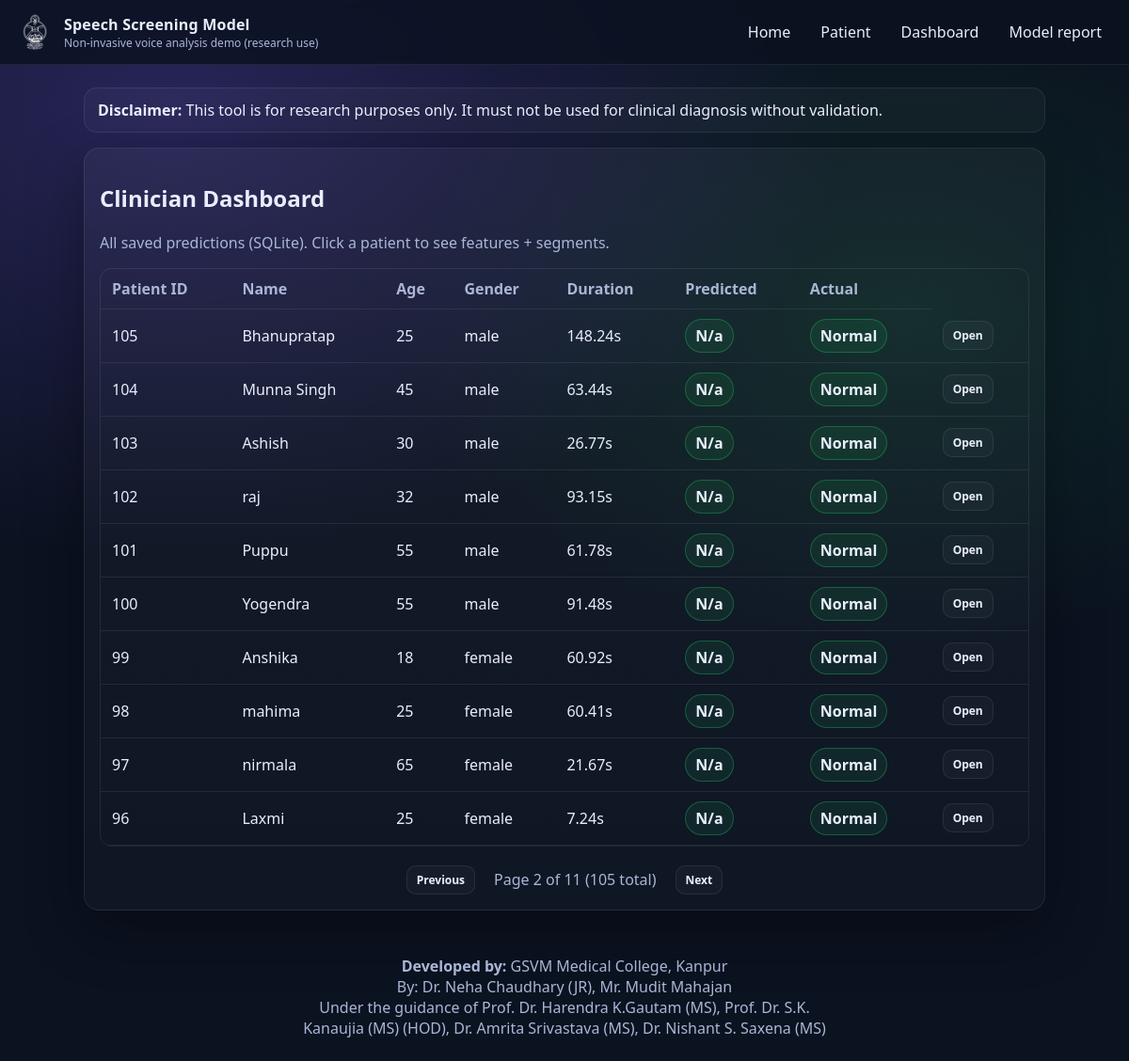
The app's page /dashboard?page=2 with its own data.
### app/models_db.py (models this page shows)
class Patients(SQLModel, table=True):
    id: Optional[int] = Field(default=None, primary_key = True)
    name: str
    age: int
    gender: str  # "male" / "female"
    created_at: datetime = Field(default_factory=datetime.now)
    audio_path: str
    duration_sec: float
    actual_label: Optional[str] = None
    predicted_label: Optional[str] = None
    predicted_proba_json: Optional[str] = None
    segments: list["SegmentPredictions"] = Relationship(back_populates = "patient")

### app/main.py (the view)
@app.get("/dashboard", response_class=HTMLResponse)
def dashboard(request: Request, page: int = 1, session: Session = Depends(get_session)):
    per_page = 10
    offset = (page - 1) * per_page
    total_count = session.exec(select(Patients)).all()
    total_pages = (len(total_count) + per_page - 1) // per_page
    rows = session.exec(
        select(Patients)
        .order_by(Patients.created_at.desc())
        .offset(offset)
        .limit(per_page)
        ).all()
    label_map = {
        "0": "Benign",
        "1": "Malignant",
        "2": "Normal",
    }
    mapped_rows = []
    for row in rows:
        predicted_label_display = label_map.get(
            row.predicted_label,
            row.predicted_label.capitalize() if row.predicted_label else 'N/A'
        )
        if predicted_label_display not in label_map:
            predicted_label_display = predicted_label_display.capitalize()
        actual_display = None
        if row.actual_label:
            actual_display = label_map.get(row.actual_label, row.actual_label.capitalize())
        mapped_rows.append({
            "id": row.id,
            "name": row.name,
            "age": row.age,
            "gender": row.gender,
            "duration_sec": row.duration_sec,
            "predicted_label": predicted_label_display,
            "actual_label": actual_display,
        })
    return templates.TemplateResponse("dashboard.html",
        {
            "request": request,
            "rows": mapped_rows,
            "page": page,
            "total_pages": total_pages,
            "total_count": len(total_count),
        },
    )

### app/templates/dashboard.html
{% extends "base.html" %}
{% block content %}
<section class="card">
  <h2>Clinician Dashboard</h2>
  <p class="muted">All saved predictions (SQLite). Click a patient to see features + segments.</p>
  <div class="tableWrap">
    <table class="table">
      <thead>
        <tr>
          <th>Patient ID</th><th>Name</th><th>Age</th><th>Gender</th><th>Duration</th><th>Predicted</th><th>Actual</th>
        </tr>
      </thead>
      <tbody>
      {% for r in rows %}
        <tr>
          <td>{{ r.id }}</td>
          <td>{{ r.name }}</td>
          <td>{{ r.age }}</td>
          <td>{{ r.gender }}</td>
          <td>{{ "%.2f"|format(r.duration_sec) }}s</td>
          <td><span class="tag">{{ r.predicted_label }}</span></td>
          <td>
            {% if r.actual_label %}
              <span class="tag">{{ r.actual_label }}</span>
            {% else %}
              <span class="tag" style="opacity: 0.5;">Not Set</span>
            {% endif %}
          </td>
          <td><a class="btn small" href="/dashboard/patient/{{ r.id }}">Open</a></td>
        </tr>
      {% endfor %}
      </tbody>
    </table>
  </div>
  {% if total_pages > 1 %}
  <div style="margin-top: 20px; display: flex; justify-content: center; align-items: center; gap: 10px;">
    {% if page > 1 %}
      <a href="/dashboard?page={{ page - 1 }}" class="btn small">Previous</a>
    {% else %}
      <span class="btn small" style="opacity: 0.5; cursor: not-allowed;">Previous</span>
    {% endif %}
    <span class="muted" style="padding: 0 10px;">
      Page {{ page }} of {{ total_pages }} ({{ total_count }} total)
    </span>
    {% if page < total_pages %}
      <a href="/dashboard?page={{ page + 1 }}" class="btn small">Next</a>
    {% else %}
      <span class="btn small" style="opacity: 0.5; cursor: not-allowed;">Next</span>
    {% endif %}
  </div>
  {% endif %}
</section>
{% endblock %}

### app/static/app.css (style rules this page uses)
:root { --bg:#0b1220; --card:#111a2b; --soft:#0e1729; --text:#e9eefc; --muted:#aab6d6; --accent:#7c5cff; --accent2:#22c55e; --line:rgba(255,255,255,0.08); }
* { box-sizing:border-box }
body { margin:0; font-family: ui-sans-serif, system-ui, -apple-system, Segoe UI, Roboto; background: radial-gradient(1200px 800px at 15% 10%, rgba(124,92,255,0.25), transparent 60%), radial-gradient(900px 600px at 80% 30%, rgba(34,197,94,0.12), transparent 60%), var(--bg); color:var(--text); }
a { color:var(--text); text-decoration:none }
.card { background: linear-gradient(180deg, rgba(255,255,255,0.04), rgba(255,255,255,0.02)); border:1px solid var(--line); border-radius:16px; padding:16px; box-shadow: 0 20px 60px rgba(0,0,0,0.35); }
.muted { color:var(--muted) }
.btn { display:inline-flex; align-items:center; justify-content:center; gap:8px; padding:10px 12px; border-radius:12px; border:1px solid var(--line); background:rgba(255,255,255,0.03); color: var(--text); cursor:pointer; font-weight: 600; }
.btn.small { padding:6px 10px; border-radius:10px; font-size:12px }
.tag { display:inline-flex; padding:6px 10px; border-radius:999px; border:1px solid rgba(34,197,94,0.35); background:rgba(34,197,94,0.10); font-weight:800; }
.tableWrap { overflow:auto; border-radius:12px; border:1px solid var(--line) }
.table { width:100%; border-collapse:collapse; min-width:700px }
.table th,.table td { padding:10px 12px; border-bottom:1px solid var(--line); text-align:left; }
.table th { color:var(--muted); font-weight:700 }

### records on screen
Patients: id "105", name "Bhanupratap", age "25", gender "male", duration_sec "148.24", predicted_label "N/a", actual_label "Normal"
Patients: id "104", name "Munna Singh", age "45", gender "male", duration_sec "63.44", predicted_label "N/a", actual_label "Normal"
Patients: id "103", name "Ashish", age "30", gender "male", duration_sec "26.77", predicted_label "N/a", actual_label "Normal"
Patients: id "102", name "raj", age "32", gender "male", duration_sec "93.15", predicted_label "N/a", actual_label "Normal"
Patients: id "101", name "Puppu", age "55", gender "male", duration_sec "61.78", predicted_label "N/a", actual_label "Normal"
Patients: id "100", name "Yogendra", age "55", gender "male", duration_sec "91.48", predicted_label "N/a", actual_label "Normal"
Patients: id "99", name "Anshika", age "18", gender "female", duration_sec "60.92", predicted_label "N/a", actual_label "Normal"
Patients: id "98", name "mahima", age "25", gender "female", duration_sec "60.41", predicted_label "N/a", actual_label "Normal"
Patients: id "97", name "nirmala", age "65", gender "female", duration_sec "21.67", predicted_label "N/a", actual_label "Normal"
Patients: id "96", name "Laxmi", age "25", gender "female", duration_sec "7.24", predicted_label "N/a", actual_label "Normal"

### other values on screen
{{ page }} "2"
{{ total_pages }} "11"
{{ total_count }} "105"
